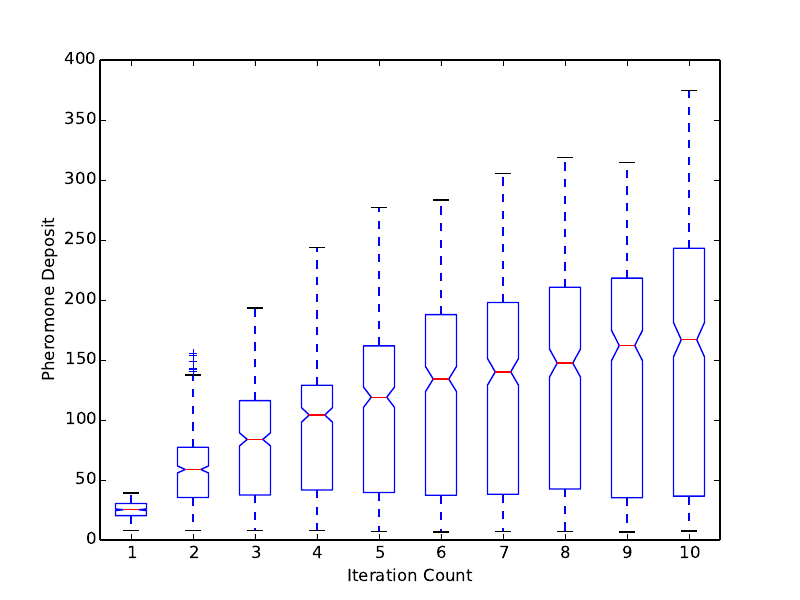

The script that saved this image:
import numpy as np
import matplotlib.pyplot as plt

data = []

# Read numpy arrays
for i in xrange(0, 10):
	tmp = np.loadtxt("Iteration"+str(i+1)+".txt")
	data.append(tmp)

# Box plot
plt.boxplot(data, notch=True, sym='b+')
plt.xlabel("Iteration Count")
plt.ylabel("Pheromone Deposit")
plt.savefig('boxplot.pdf')

del data